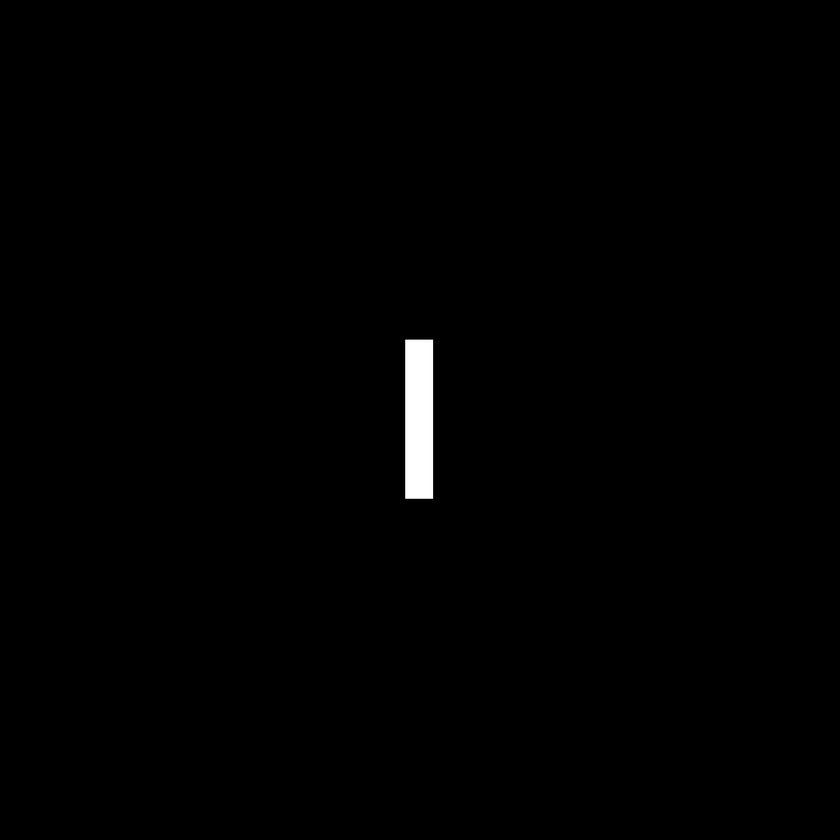
%> input picture lecture12/rectangle.tif, 840 x 840 px, shrunk from 1024 x 1024 before the run
$ octave robt310_lecture11_2d_fft.m   (GNU Octave 9; MATLAB toolbox functions it lacks are replaced by stand-ins)
%> lines starting %> are read from the running program, lines starting %| are printed output that depends on the picture
% 2D FFT Example:


%% Rectangle
close all; clear all;

I1 = imread('rectangle.tif','tif');
%> I1 is the input picture: size 840x840 uint8; min 0, max 255, mean 1.6
%I1 = imrotate(I1,45);
I2  = fftshift(I1);             % Shift Zero Freq to the Center of the Spectrum
F  = fft2(I2);                  % Take the Fast Fourier Transform

f1 = figure(1);
imshow(I1);
title('Original Image','FontWeight','Demi','FontSize',12);

f2 = figure(2);
imagesc(100*log(1+abs(fftshift(F)))); colormap(gray);
title('Magnitude Spectrum','FontWeight','Demi','FontSize',12);

f4 = figure(3);
imagesc(angle(F));  colormap(gray);
title('Phase Spectrum','FontWeight','Demi','FontSize',12);

%% Blown Integrated Circuit
close all; clear; clc;

I1 = imread('blown_ic.tif','tif');
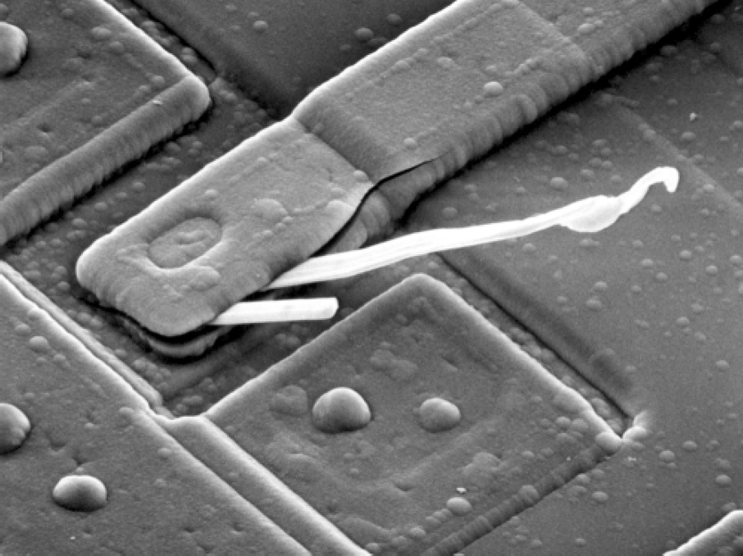
%> input picture lecture12/blown_ic.tif, 743 x 556 px, shrunk from 906 x 678 before the run
%> I1 is the input picture: size 556x743 uint8; min 0, max 255, mean 112.6
I2  = fftshift(I1);                % Shift Zero Freq to the Center of the Spectrum
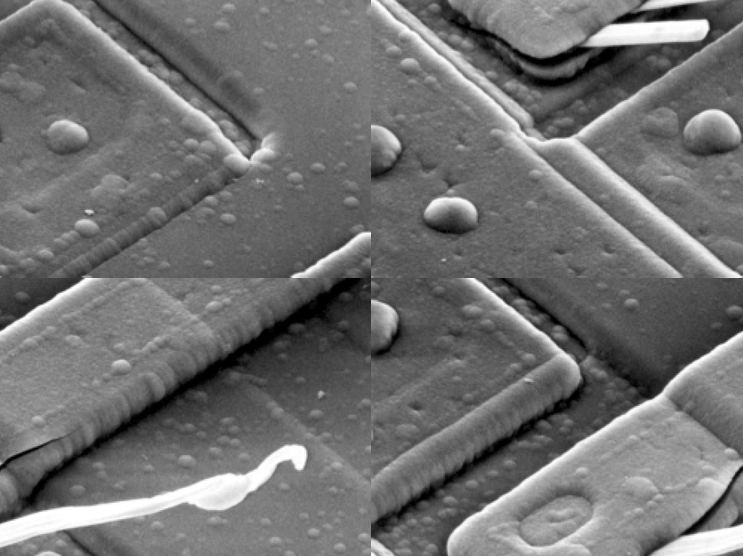
%> I2: size 556x743 uint8; min 0, max 255, mean 112.6; mean of the top-left, top-right, bottom-left and bottom-right quarters 109.9, 116.2, 113, 111.4
F  = fft2(I2);                     % Take the Fast Fourier Transform

f1 = figure(1);
imshow(I1);
title('Original Image','FontWeight','Demi','FontSize',12);

f2 = figure(2);
imagesc(100*log(1+abs(fftshift(F)))); colormap(gray);
title('Magnitude Spectrum','FontWeight','Demi','FontSize',12);
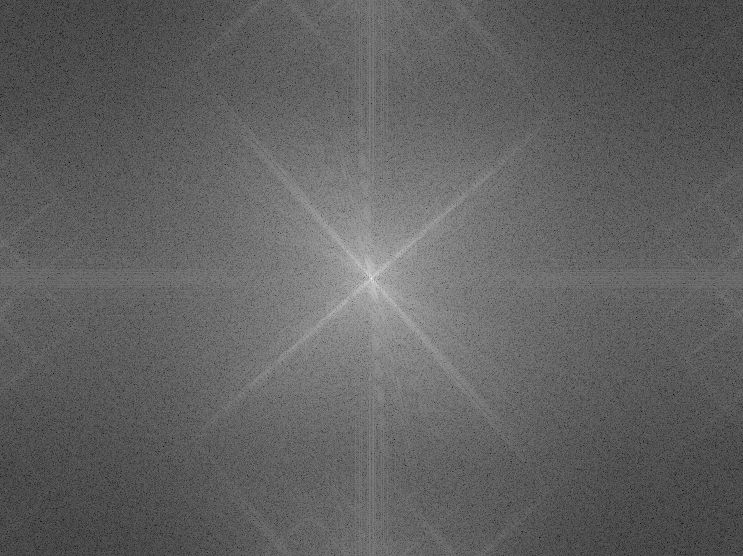
%> displayed picture: size 556x743x3, on the screen's scale of 0 to 255; min 0, max 255, mean 97.2

f4 = figure(3);
imagesc(angle(F));  colormap(gray);
title('Phase Spectrum','FontWeight','Demi','FontSize',12);
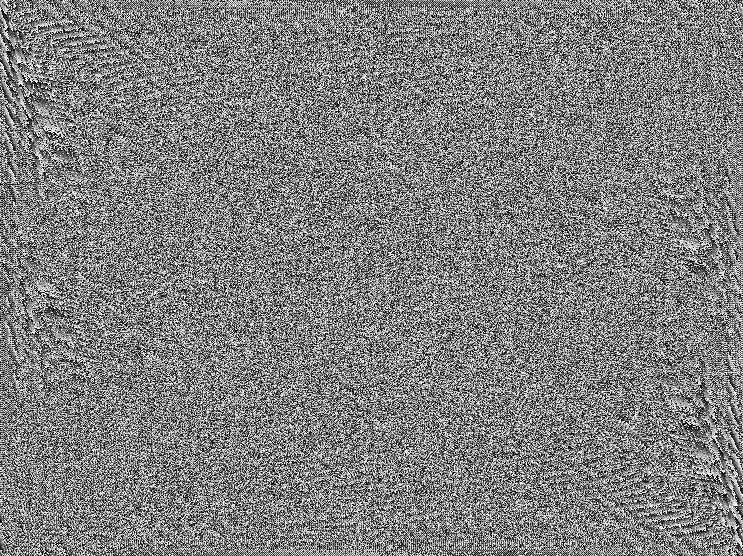
%> displayed picture: size 556x743x3, on the screen's scale of 0 to 255; min 0, max 255, mean 127.5

% Reconstruct image from the F

I_reconst = fftshift( uint8( ifft2(F)) ); % Reconstruct using phase and magnitude
I_reconst_abs = fftshift( uint8( ifft2(abs(F))) );   % Reconstruct using
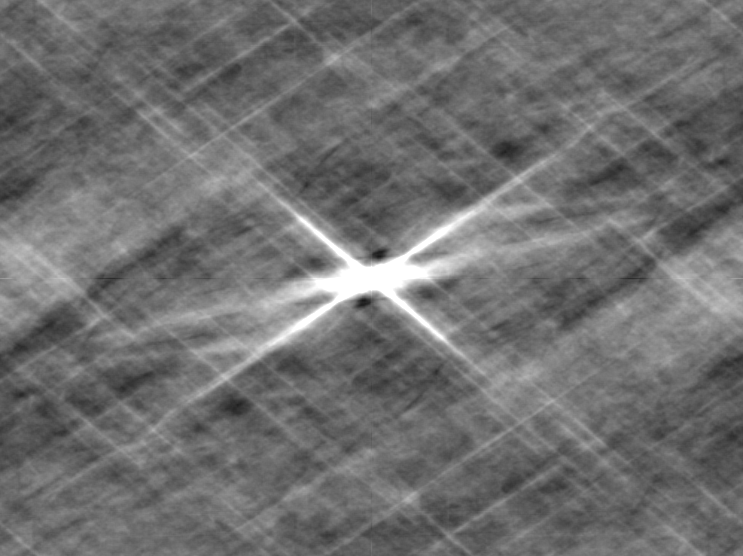
%> I_reconst_abs: size 556x743 uint8; min 25, max 255, mean 111.4
% Reconstruct using phase
I_reconst_phase = fftshift(abs(ifft2( angle(F))));
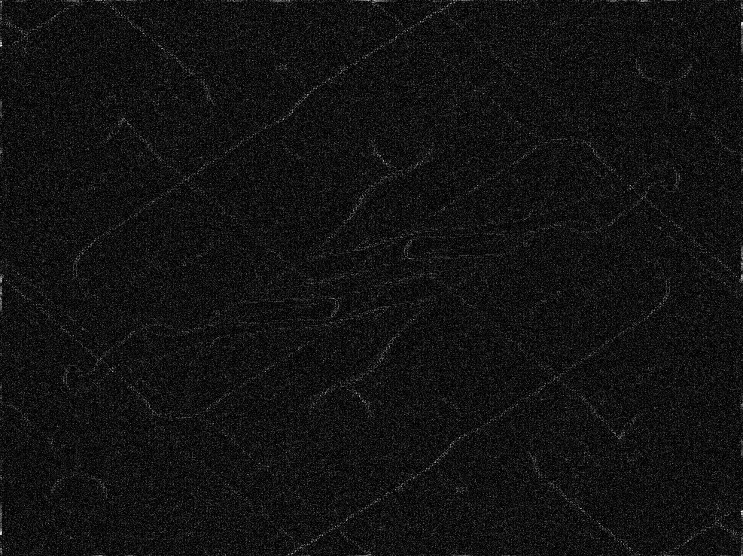
%> I_reconst_phase: size 556x743 double; min 7.6e-06, max 0.0298, mean 0.00219; drawn with min black and max white
I_reconst_phase = ( I_reconst_phase - min( I_reconst_phase(:) ) ) / ( max(I_reconst_phase(:)) - min(I_reconst_phase(:)) );
I_reconst_phase = 255*(I_reconst_phase.^0.2);
I_reconst_phase = uint8( I_reconst_phase );
%> I_reconst_phase: size 556x743 uint8
I_reconst_phase = fftshift(I_reconst_phase);
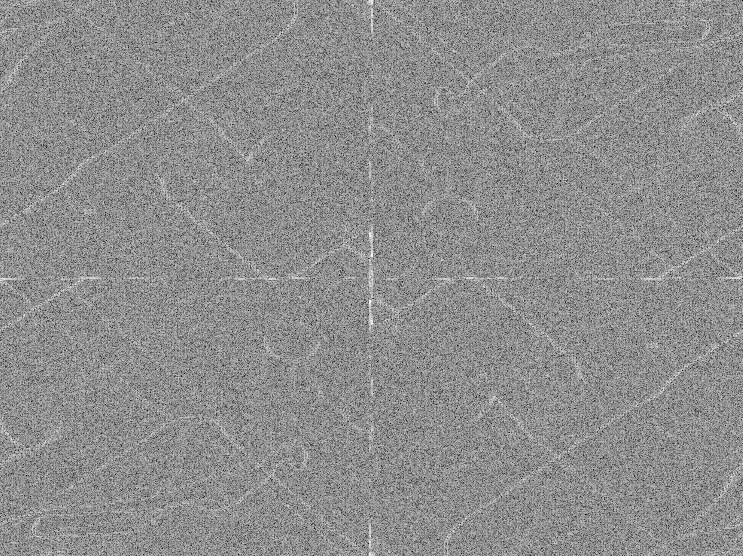
%> I_reconst_phase: size 556x743 uint8; min 0, max 255, mean 141.7; mean of the top-left, top-right, bottom-left and bottom-right quarters 141.5, 141.8, 141.9, 141.6

figure(4);
subplot 131;
imshow( I_reconst );
title('Reconstructed Image','FontWeight','Demi','FontSize',12);
subplot 132;
imshow( I_reconst_abs );
title('Reconstructed Image using Magnitude oart of FFT','FontWeight','Demi','FontSize',12);
subplot 133;
imshow( I_reconst_phase );
title('Reconstructed Image using Phase oart of FFT','FontWeight','Demi','FontSize',12);


title('Original Image','FontWeight','Demi','FontSize',12);

f2 = figure(2);
imagesc(100*log(1+abs(fftshift(F)))); colormap(gray);
title('Magnitude Spectrum','FontWeight','Demi','FontSize',12);
